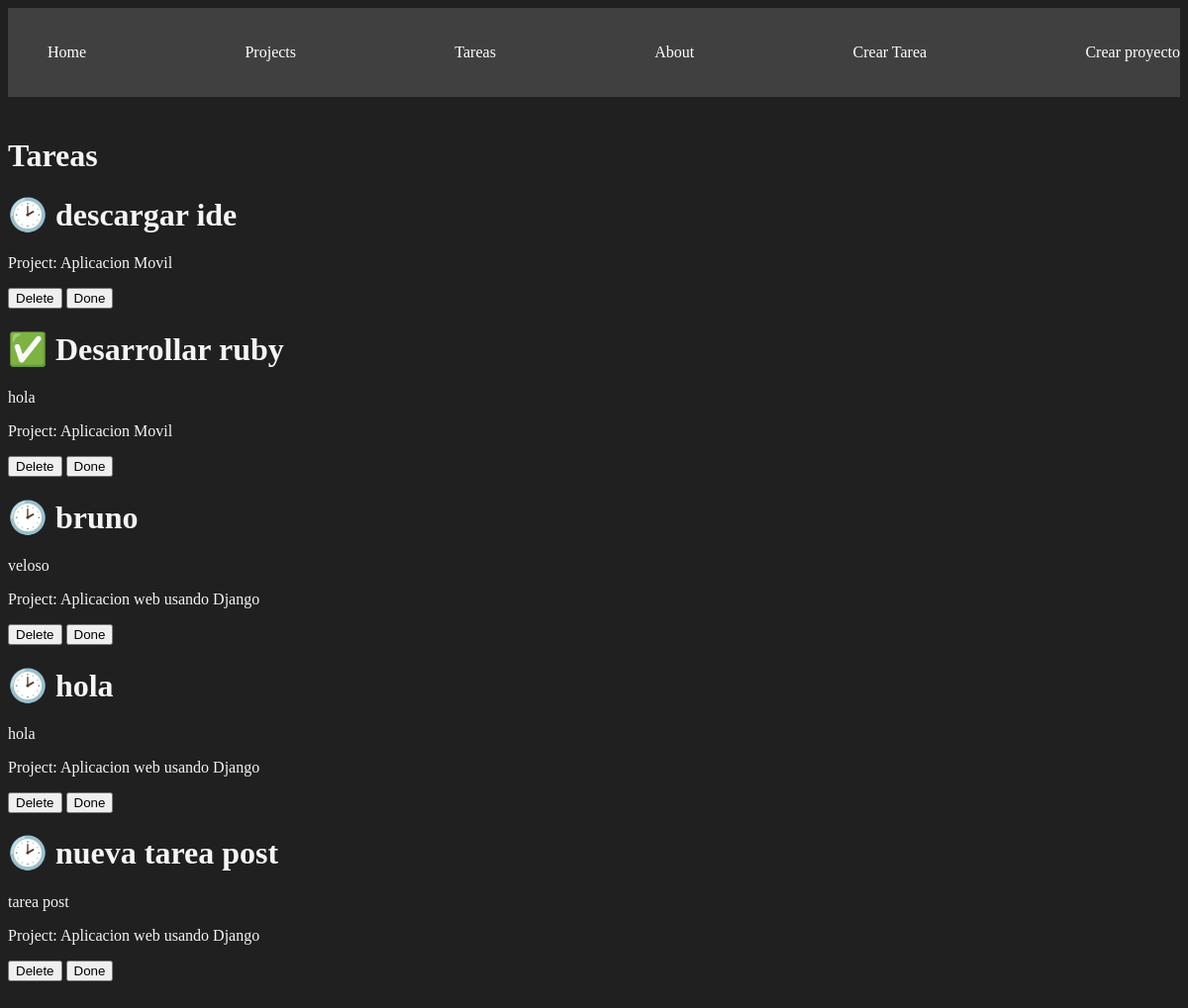
/tasks/, run on the app's committed database.
### myapp/models.py (models this page shows, shortened)
class Taks(models.Model):
    title = models.CharField(max_length=200)
    description = models.TextField()
    project = models.ForeignKey(Project, on_delete = models.CASCADE)
    done = models.BooleanField(default=False)

class Project(models.Model):
    name = models.CharField(max_length=200)
    def __str__(self):
        return self.name

### myapp/views.py (the view)
# urls.py: path('tasks/', views.tasks, name='tasks'),
def tasks(request):
    tareas = Taks.objects.all()
    return render(request, 'tasks/tasks.html', {
        'tareas': tareas
    })

### myapp/templates/tasks/tasks.html
{% extends 'layouts/base.html'%}
{% block content %}
    <h1>Tareas</h1>
    {% for tarea in tareas  %}
        <h1>{% if tarea.done == False %}🕑{% else %}✅ {% endif %}
            {{tarea.title}}</h1>
        <p>{{tarea.description}}</p>
        <p> Project: {{tarea.project}}</p>
        <button>Delete</button>
        <button>Done</button>
    {% endfor %}
{% endblock %}

### myapp/templates/layouts/base.html (shortened to what this page needs)
{% load static %}
<!DOCTYPE html>
<html lang="en">
    <head>
        <link rel="stylesheet" href="{% static 'styles/main.css' %}">
    </head>
    <body>
        <nav class="navbar container">
            <ul>
                <li>
                    <a href="{% url 'index' %}">Home</a>
                </li>
                <li>
                    <a href="{% url 'projects' %}">Projects</a>
                </li>
                <li>
                    <a href="{% url 'tasks' %}">Tareas</a>
                </li>
                <li>
                    <a href="{% url 'about' %}">About</a>
                </li>
                <li>
                    <a href="{% url 'create_task' %}">Crear Tarea</a>
                </li>
                <li>
                    <a href="{% url 'create_project' %}">Crear proyecto</a>
                </li>
            </ul>
        </nav>
        <main class="container">
            {% block content %}
            {% endblock %}
        </main>
    </body>
</html>

### myapp/static/styles/main.css (style rules this page uses)
body { background-color: #202020 ; color: whitesmoke }
.navbar { background: #404040; padding: 5px 10px; }
.navbar ul { display: flex; justify-content: space-between; }
.navbar ul li { list-style: none; }
.navbar ul li a { color: white; text-decoration: none }
.container { max-width: 1200px; margin: auto; padding: 20px 0; }

### data on the page
Taks: title "descargar ide", project "Aplicacion Movil"
Taks: title "Desarrollar ruby", description "hola", project "Aplicacion Movil"
Taks: title "bruno", description "veloso", project "Aplicacion web usando Django"
Taks: title "hola", description "hola", project "Aplicacion web usando Django"
Taks: title "nueva tarea post", description "tarea post", project "Aplicacion web usando Django"
